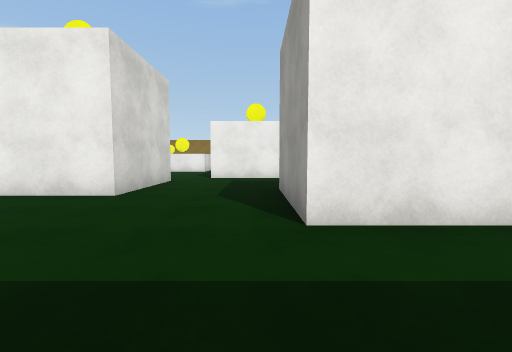
View 1 (above)

24 first-person views from a walk through a 3-D level made in the Unity game engine. The camera is 1.2 m above the floor, tilts 4° down and sees 90° across. The floor is counted in squares, 1.8 m on a side. Each view is taken from the middle of a square. On the plan, view 1 faces up. The plan holds only what a view shows up to about 9 squares ahead; the rest is blank. The player is left out. Surface patterns are stand-ins for the level's own textures.

View 2
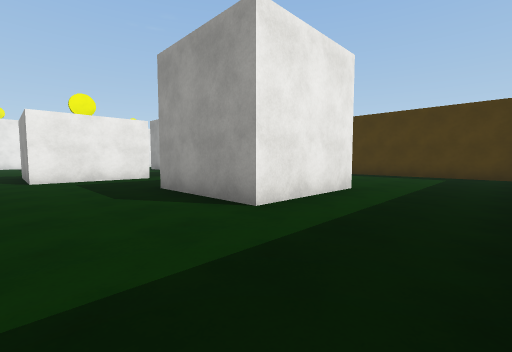

View 3
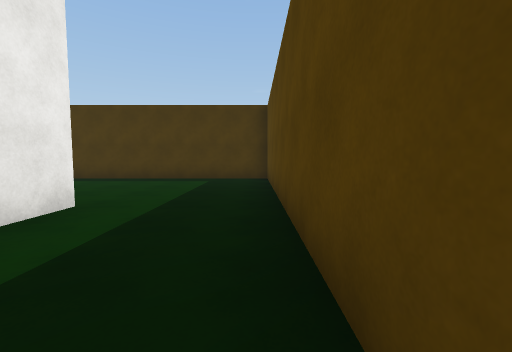

View 4
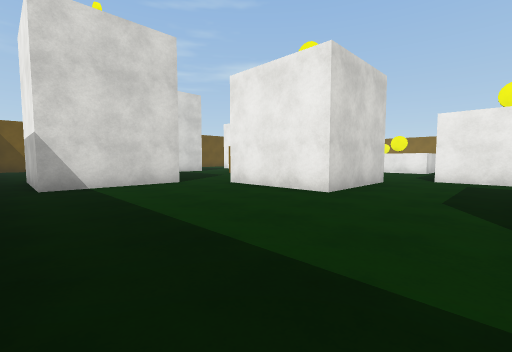

View 5
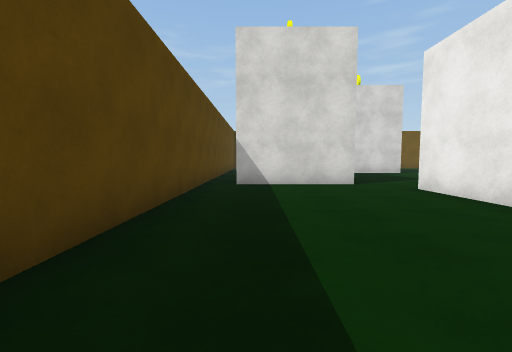

View 6
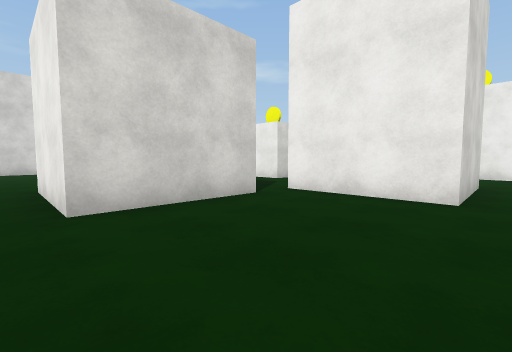

View 7
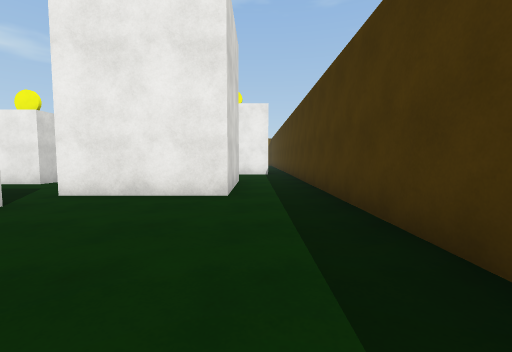

View 8
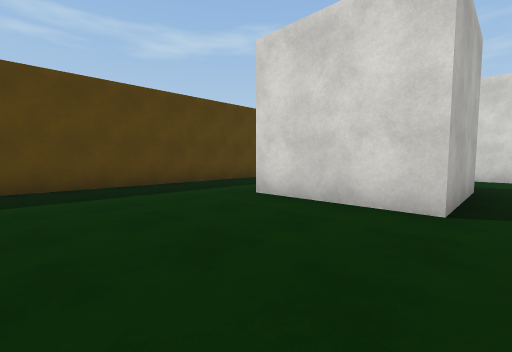

View 9
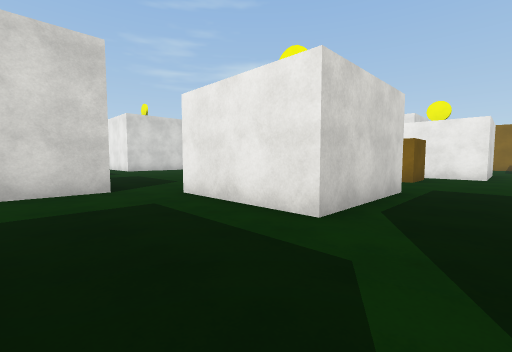

View 10
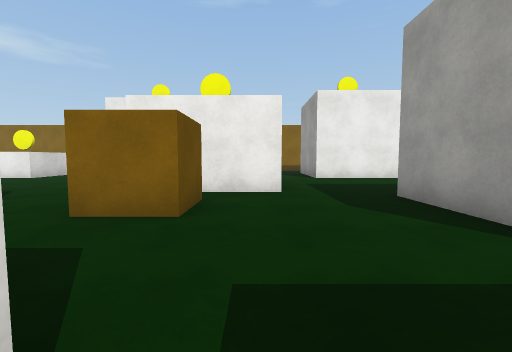

View 11
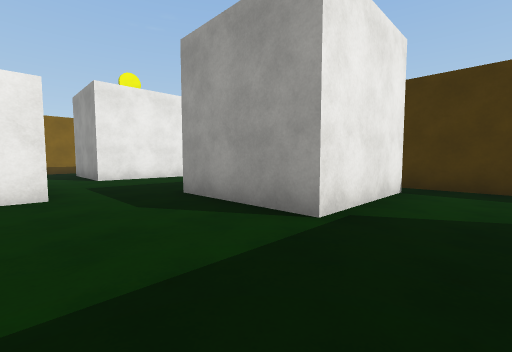

View 12
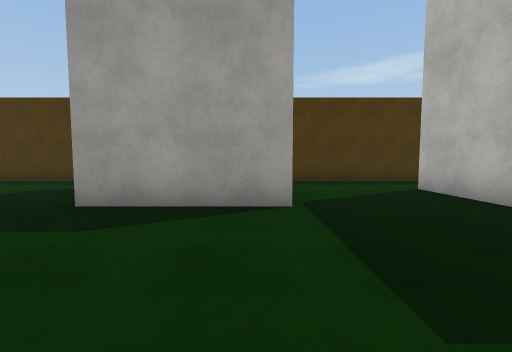

View 13
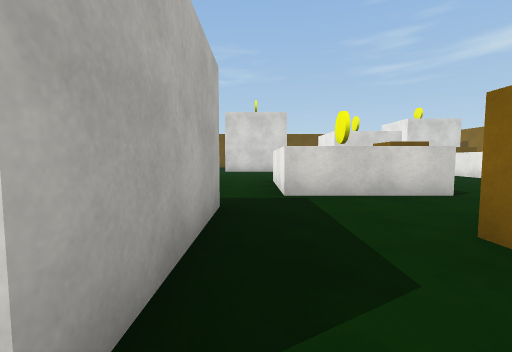

View 14
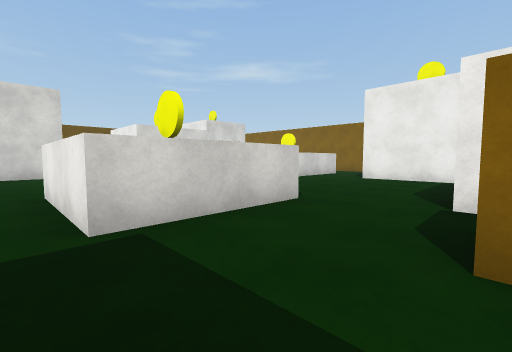

View 15
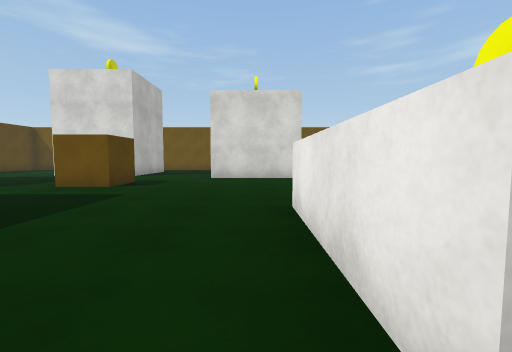

View 16
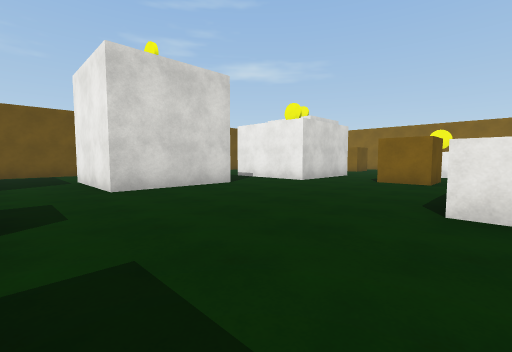

View 17
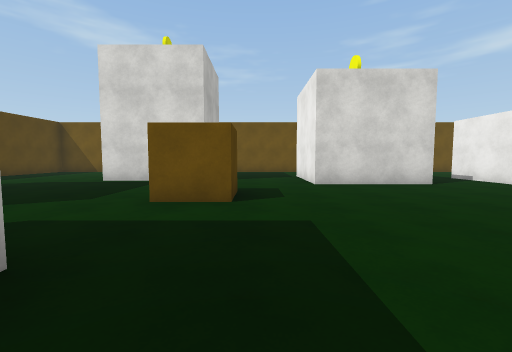

View 18
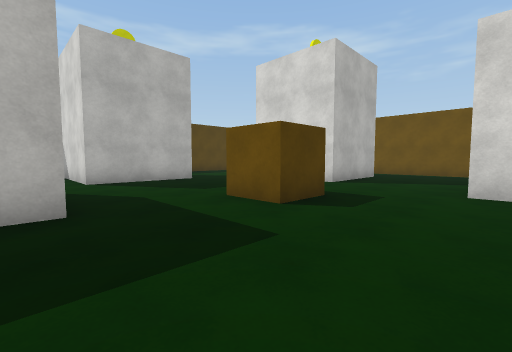

View 19
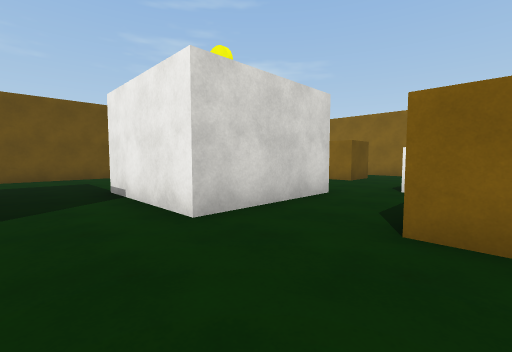

View 20
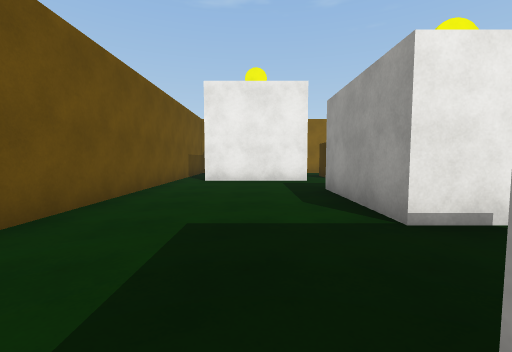

View 21
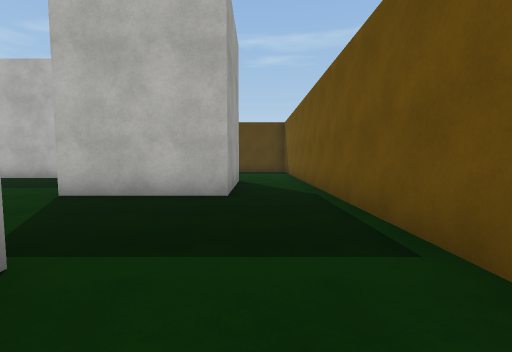

View 22
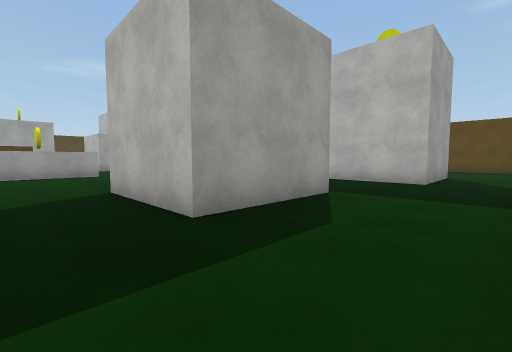

View 23
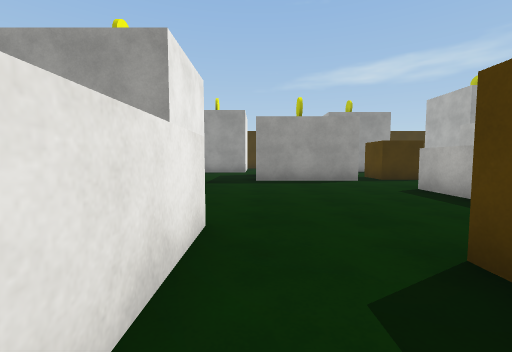

View 24
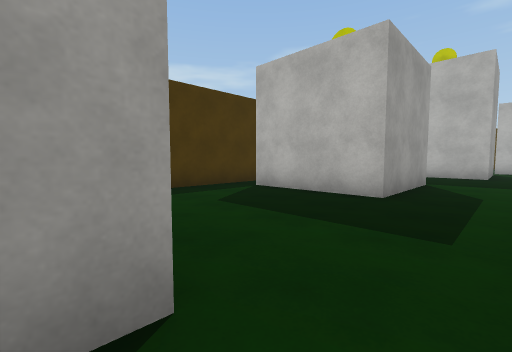

### Floor plan
Key: @ floor where view 1 was taken; # wall or solid block; . floor; ^ raised ledge; B brown box; C yellow coin.
Columns run from 17 left of view 1 to 9 right of it. Each row starts with its distance up from view 1.
 22 #.   .B..           .#
 21 #.###....    .###   .#
 20 #..... ..^^^......  .####.#
 19 #..... ..........#  ......#
 18 #....###.........###......#
 17 #....###..B......###......#
 16 #....###.........###......#
 15 #...........^^^..BB...###.#
 14 #...........^C^..BB...### #
 13  ...###.....^^^.......###.#
 12  ...###...................#
 11 #...###.........###.......#
 10 #...............###.......#
  9 #...............###..###..#
  8 #.......BB...........###..#
  7 #..###......###......###..#
  6 #..###......# #...........#
  5 #..###......###...###.....#
  4 #..  .............###.....#
  3 #.. ....###.......###.....#
  2     ... ###...............#
  1     ..  ###...............#
  0      ............@........#
 -1         ###################

Where each view was taken, in squares from view 1:
view 1: 0 up, 0 right, facing up
view 2: 0 up, 2 left, facing up-right
view 3: 0 up, 0 right, facing right
view 4: 0 up, 0 right, facing up-left
view 5: 1 up, 0 right, facing left
view 6: 2 up, 7 right, facing up-left
view 7: 2 up, 7 right, facing up
view 8: 6 up, 7 right, facing down-left
view 9: 6 up, 3 right, facing up-left
view 10: 11 up, 2 right, facing up
view 11: 11 up, 2 right, facing up-right
view 12: 13 up, 1 right, facing right
view 13: 12 up, 2 right, facing left
view 14: 12 up, 0 right, facing up-left
view 15: 12 up, 2 left, facing left
view 16: 9 up, 5 left, facing up-left
view 17: 9 up, 4 left, facing left
view 18: 11 up, 5 left, facing down-left
view 19: 14 up, 7 left, facing up-left
view 20: 13 up, 14 left, facing up
view 21: 12 up, 15 left, facing down
view 22: 15 up, 16 left, facing down-right
view 23: 19 up, 8 left, facing right
view 24: 20 up, 3 right, facing down-right
